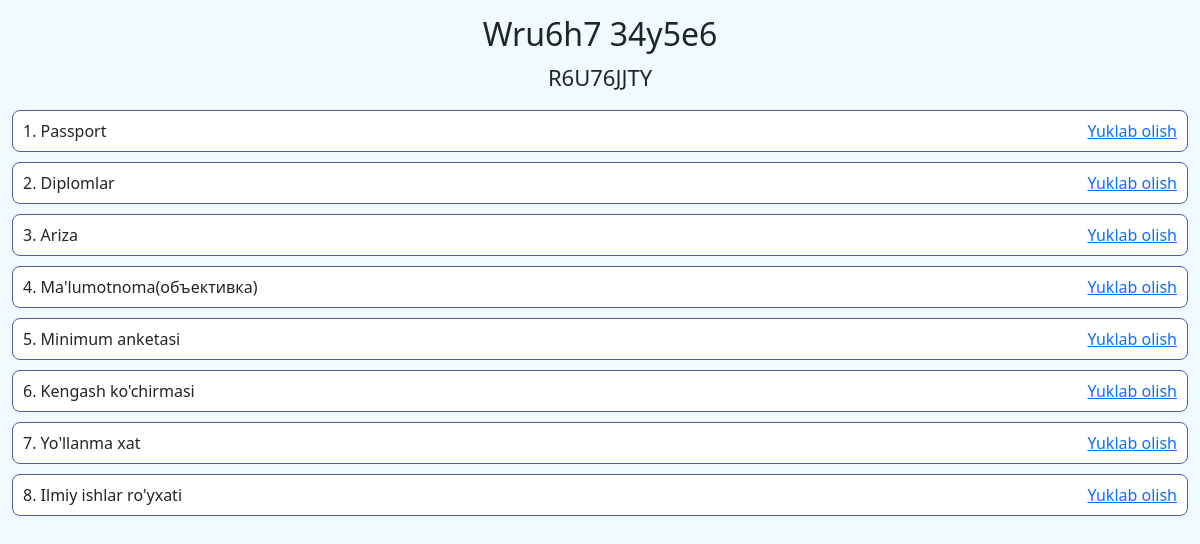
The page /yuklash/1 on the database its author committed.
### files/models.py (models this page shows)
class Fayl(models.Model):
    ism = models.CharField(max_length=100)
    familya = models.CharField(max_length=100)
    fan = models.CharField(max_length=100)
    pasport = models.FileField(upload_to='pasportlar/')
    diplom = models.FileField(upload_to='diplomlar/')
    ariza = models.FileField(upload_to='ariza/')
    malumotnoma = models.FileField(upload_to='malumotnoma/')
    anketa = models.FileField(upload_to='minimum anketa/')
    kochirma = models.FileField(upload_to='kengash ko`chirmasi/')
    yollanma = models.FileField(upload_to='yo`lanma xat/')
    royhat = models.FileField(upload_to='ilmiy ishlar ro`yati/')
    sana = models.DateTimeField(auto_now_add=True)

### users/views.py (the view)
# urls.py: path('yuklash/<int:pk>', javob, name='link'),
def javob(request, pk):
    fayl = Fayl.objects.get(id=pk)
    contex = {
        'javob':fayl,
    }
    return render(request, 'asosiy/hujjatlar.html', contex)

### templates/asosiy/hujjatlar.html (shortened to what this page needs)
<!DOCTYPE html>
<html lang="en">
<head>
  <link rel="stylesheet" href="../static/hujjatlar.css">
   <link href="https://cdn.jsdelivr.net/npm/bootstrap@5.3.0-alpha1/dist/css/bootstrap.min.css" rel="stylesheet">
</head>
<body>
  <div class="hujjatlar">
    <div class="container">
      <h2 class="hujjatlar-title" style="text-align: center;">{{javob.familya | title}} {{javob.ism | title}}</h2>
      <div class="hujjatlar-inner">
        <p class="fan-nomi" style="text-align: center;">{{javob.fan}}</p>
        <div class="hujjat">
          <span class="hujjat-turi">1. Passport</span>
          <a class="hujjat-link" download="" href="{{javob.pasport.url}}">Yuklab olish</a>
        </div>
        <div class="hujjat">
          <span class="hujjat-turi">2. Diplomlar</span>
          <a class="hujjat-link" download="" href="{{javob.diplom.url}}">Yuklab olish</a>
        </div>
        <div class="hujjat">
          <span class="hujjat-turi">3. Ariza</span>
          <a class="hujjat-link" download="" href="{{javob.ariza.url}}">Yuklab olish</a>
        </div>
        <div class="hujjat">
          <span class="hujjat-turi">4. Ma'lumotnoma(объективка)</span>
          <a class="hujjat-link" download="" href="{{javob.malumotnoma.url}}">Yuklab olish</a>
        </div>
        <div class="hujjat">
          <span class="hujjat-turi">5. Minimum anketasi</span>
          <a class="hujjat-link" download="" href="{{javob.anketa.url}}">Yuklab olish</a>
        </div>
        <div class="hujjat">
          <span class="hujjat-turi">6. Kengash ko'chirmasi</span>
          <a class="hujjat-link" download="" href="{{javob.kochirma.url}}">Yuklab olish</a>
        </div>
        <div class="hujjat">
          <span class="hujjat-turi">7. Yo'llanma xat</span>
          <a class="hujjat-link" download="" href="{{javob.yollanma.url}}">Yuklab olish</a>
        </div>
        <div class="hujjat">
          <span class="hujjat-turi">8. Ilmiy ishlar ro'yxati</span>
          <a class="hujjat-link" download="" href="{{javob.royhat.url}}">Yuklab olish</a>
        </div>
      </div>
    </div>
  </div>
</body>
</html>

### static/hujjatlar.css (style rules this page uses)
body { background: #f0faff !important; }
.container { max-width: 1200px !important; }
.hujjatlar { padding-top: 15px; padding-bottom: 15px; }
.fan-nomi { font-size: 24px; }
.hujjat { display: flex; align-items: center; justify-content: space-between; margin-top: 0; margin-bottom: 10px; padding: 8px 10px; border: 1px solid #535ba4; border-radius: 8px; background: #fff; }
.fan-nomi { font-size: 22px; }

### rows shown on the page
Fayl: familya "Wru6h7", ism "34y5e6", fan "R6U76JJTY"
